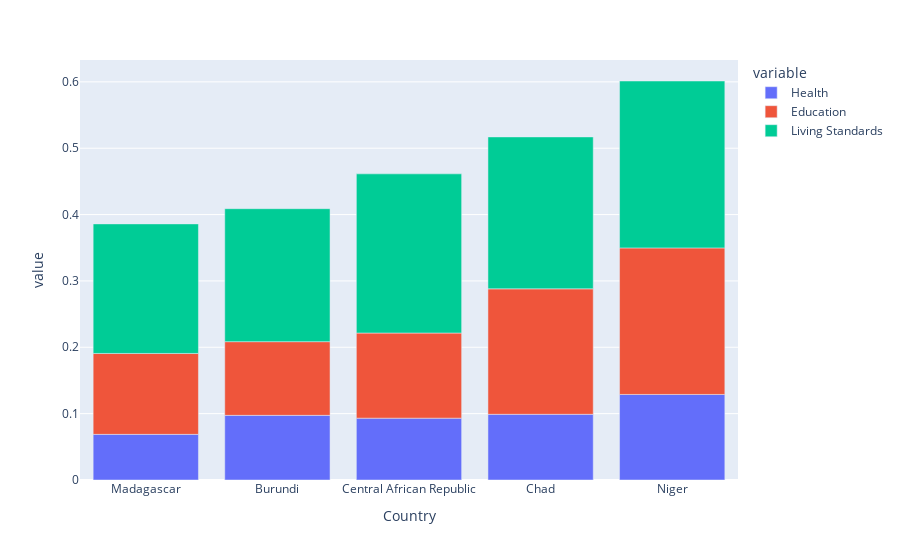

The notebook cell saved with this chart:
### Code cell
idx = sub_df.drop(columns= "Country").sum(axis= 1).nlargest(5).index
idx_list = list(idx)[::-1]
sub_df_l = sub_df.loc[idx_list]


px.bar(sub_df_l, x= "Country", y= selected_cols)

### Figure 1 — Plotly figure (JSON) as saved in the notebook; plotly's stock layout.template omitted (floating-point values rounded to 4 significant figures)
{"data": [{"alignmentgroup": "True", "hovertemplate": "variable=Health<br>Country=%{x}<br>value=%{y}<extra></extra>", "legendgroup": "Health", "marker": {"color": "#636efa", "pattern": {"shape": ""}}, "name": "Health", "offsetgroup": "Health", "orientation": "v", "showlegend": true, "textposition": "auto", "type": "bar", "x": ["Madagascar", "Burundi", "Central African Republic", "Chad", "Niger"], "xaxis": "x", "y": [0.06878, 0.09743, 0.09318, 0.09899, 0.1289], "yaxis": "y"}, {"alignmentgroup": "True", "hovertemplate": "variable=Education<br>Country=%{x}<br>value=%{y}<extra></extra>", "legendgroup": "Education", "marker": {"color": "#EF553B", "pattern": {"shape": ""}}, "name": "Education", "offsetgroup": "Education", "orientation": "v", "showlegend": true, "textposition": "auto", "type": "bar", "x": ["Madagascar", "Burundi", "Central African Republic", "Chad", "Niger"], "xaxis": "x", "y": [0.1219, 0.111, 0.1283, 0.1891, 0.2208], "yaxis": "y"}, {"alignmentgroup": "True", "hovertemplate": "variable=Living Standards<br>Country=%{x}<br>value=%{y}<extra></extra>", "legendgroup": "Living Standards", "marker": {"color": "#00cc96", "pattern": {"shape": ""}}, "name": "Living Standards", "offsetgroup": "Living Standards", "orientation": "v", "showlegend": true, "textposition": "auto", "type": "bar", "x": ["Madagascar", "Burundi", "Central African Republic", "Chad", "Niger"], "xaxis": "x", "y": [0.1952, 0.2004, 0.2399, 0.2289, 0.2515], "yaxis": "y"}], "layout": {"barmode": "relative", "legend": {"title": {"text": "variable"}, "tracegroupgap": 0}, "margin": {"t": 60}, "xaxis": {"anchor": "y", "domain": [0, 1], "title": {"text": "Country"}}, "yaxis": {"anchor": "x", "domain": [0, 1], "title": {"text": "value"}}}}
